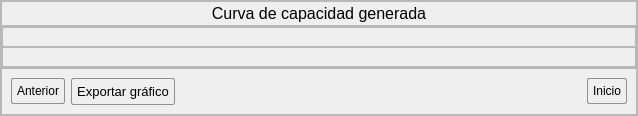
      <widget class="QWidget" name="visualizar">
       <layout class="QVBoxLayout" name="verticalLayout_21">
        <property name="spacing">
         <number>0</number>
        </property>
        <property name="leftMargin">
         <number>0</number>
        </property>
        <property name="topMargin">
         <number>0</number>
        </property>
        <property name="rightMargin">
         <number>0</number>
        </property>
        <property name="bottomMargin">
         <number>0</number>
        </property>
        <item>
         <widget class="QFrame" name="frame">
          <property name="frameShape">
           <enum>QFrame::StyledPanel</enum>
          </property>
          <property name="frameShadow">
           <enum>QFrame::Raised</enum>
          </property>
          <layout class="QVBoxLayout" name="verticalLayout_22">
           <property name="spacing">
            <number>0</number>
           </property>
           <property name="leftMargin">
            <number>0</number>
           </property>
           <property name="topMargin">
            <number>0</number>
           </property>
           <property name="rightMargin">
            <number>0</number>
           </property>
           <property name="bottomMargin">
            <number>0</number>
           </property>
           <item>
            <widget class="QFrame" name="titulo_navigation_container">
             <property name="maximumSize">
              <size>
               <width>16777215</width>
               <height>40</height>
              </size>
             </property>
             <property name="frameShape">
              <enum>QFrame::StyledPanel</enum>
             </property>
             <property name="frameShadow">
              <enum>QFrame::Raised</enum>
             </property>
             <layout class="QVBoxLayout" name="verticalLayout_23">
              <property name="spacing">
               <number>2</number>
              </property>
              <property name="leftMargin">
               <number>2</number>
              </property>
              <property name="topMargin">
               <number>2</number>
              </property>
              <property name="rightMargin">
               <number>2</number>
              </property>
              <property name="bottomMargin">
               <number>2</number>
              </property>
              <item>
               <widget class="QLabel" name="label_2">
                <property name="font">
                 <font>
                  <pointsize>12</pointsize>
                 </font>
                </property>
                <property name="text">
                 <string>Curva de capacidad generada</string>
                </property>
                <property name="alignment">
                 <set>Qt::AlignCenter</set>
                </property>
               </widget>
              </item>
             </layout>
            </widget>
           </item>
           <item>
            <widget class="QFrame" name="graph_container">
             <property name="frameShape">
              <enum>QFrame::StyledPanel</enum>
             </property>
             <property name="frameShadow">
              <enum>QFrame::Raised</enum>
             </property>
             <layout class="QVBoxLayout" name="graph_layout">
              <property name="spacing">
               <number>0</number>
              </property>
              <property name="leftMargin">
               <number>0</number>
              </property>
              <property name="topMargin">
               <number>0</number>
              </property>
              <property name="rightMargin">
               <number>0</number>
              </property>
              <property name="bottomMargin">
               <number>0</number>
              </property>
              <item>
               <widget class="QFrame" name="graph_container_data">
                <property name="maximumSize">
                 <size>
                  <width>16777215</width>
                  <height>40</height>
                 </size>
                </property>
                <property name="frameShape">
                 <enum>QFrame::StyledPanel</enum>
                </property>
                <property name="frameShadow">
                 <enum>QFrame::Raised</enum>
                </property>
                <layout class="QHBoxLayout" name="graph_data_layout"/>
               </widget>
              </item>
              <item>
               <widget class="QFrame" name="graph_container_graph">
                <property name="frameShape">
                 <enum>QFrame::StyledPanel</enum>
                </property>
                <property name="frameShadow">
                 <enum>QFrame::Raised</enum>
                </property>
                <layout class="QVBoxLayout" name="graph_layout_graph"/>
               </widget>
              </item>
             </layout>
            </widget>
           </item>
           <item>
            <widget class="QFrame" name="buttons_container">
             <property name="maximumSize">
              <size>
               <width>16777215</width>
               <height>50</height>
              </size>
             </property>
             <property name="styleSheet">
              <string notr="true">QPushButton{
	font: 75 10pt &quot;MS Shell Dlg 2&quot;;
	border: 1px solid rgb(144, 144, 144);
	border-radius: 2px;
	padding: 5px;
}

QPushButton:hover{
	border-color: rgb(68, 204, 204);
}

QPushButton:pressed{
	background-color: rgb(76, 76, 76);
	color: rgb(255, 255, 255);
}

QPushButton:focus{
	border-color: rgb(0, 123, 185);
}</string>
             </property>
             <property name="frameShape">
              <enum>QFrame::StyledPanel</enum>
             </property>
             <property name="frameShadow">
              <enum>QFrame::Raised</enum>
             </property>
             <layout class="QHBoxLayout" name="horizontalLayout_50">
              <item>
               <widget class="QPushButton" name="anterior_graph">
                <property name="text">
                 <string>Anterior</string>
                </property>
               </widget>
              </item>
              <item>
               <widget class="QPushButton" name="exportar_graph">
                <property name="font">
                 <font>
                  <family>MS Shell Dlg 2</family>
                  <pointsize>10</pointsize>
                  <weight>9</weight>
                  <italic>false</italic>
                  <bold>false</bold>
                 </font>
                </property>
                <property name="text">
                 <string>Exportar gráfico</string>
                </property>
               </widget>
              </item>
              <item>
               <spacer name="horizontalSpacer_2">
                <property name="orientation">
                 <enum>Qt::Horizontal</enum>
                </property>
                <property name="sizeHint" stdset="0">
                 <size>
                  <width>406</width>
                  <height>20</height>
                 </size>
                </property>
               </spacer>
              </item>
              <item>
               <widget class="QPushButton" name="inicio_graph">
                <property name="text">
                 <string>Inicio</string>
                </property>
               </widget>
              </item>
             </layout>
            </widget>
           </item>
          </layout>
         </widget>
        </item>
       </layout>
      </widget>
